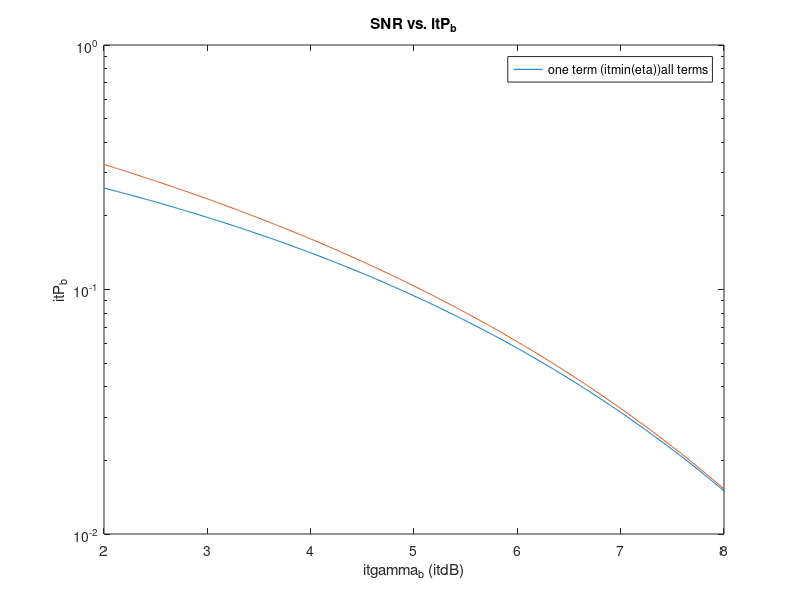

Source code (MATLAB):
%% Problem Set 6 ECE300 Mark Koszykowski

clc;
clear;
close all;
%% 3d

E_0 = 1;
E_b = 2 * E_0;
M = 8;

k = [20 12 8 8 4 4];
d = [2*sqrt(E_0) 2*sqrt(2*E_0) 4*sqrt(E_0) 2*sqrt(5*E_0) 6*sqrt(E_0) 2*sqrt(10*E_0)];

assert(length(k) == length(d));

a = k / M;
b = d.^2 / (2*E_b);

%% 3f

gamma_b_db = 2:.01:8;

gamma_b = 10 .^ (gamma_b_db / 10);

[b_min, min_i] = min(b);
a_min = a(min_i);

Pe_bound_min_term = a_min * qfunc(sqrt(b_min * gamma_b));

Pe_bound = zeros(1, length(gamma_b));
for i = 1:length(gamma_b)
    Pe_bound(i) = sum(a .* qfunc(sqrt(b .* gamma_b(i))));
end

figure;
semilogy(gamma_b_db, Pe_bound_min_term, gamma_b_db, Pe_bound);
title("SNR vs. {\itP_{b}}");
xlabel("{\it\gamma_{b}} ({\itdB})");
ylabel("\it{P_{b}}");
legend(["one term ({\itmin(\beta)})" "all terms"]);

ratio = @(P_one, P_all) 1 - (P_one / P_all);

disp("Ratio at 2dB: " + ratio(Pe_bound_min_term(1), Pe_bound(1)));
disp("Ratio at 8dB: " + ratio(Pe_bound_min_term(end), Pe_bound(end)));